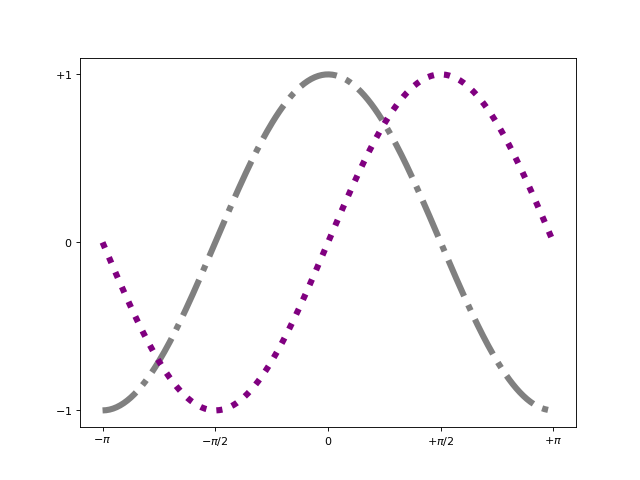

Reproduce this figure in Python.
import numpy as nupy
import matplotlib.pyplot as plt

# crear una figura de 8 x 6 puntos especificos (points),
# usando 100 puntos por pulgada (dpi)
plt.figure(figsize=(8,6), dpi=80)

# crear un subgráfica
plt.subplot(111)

# creamos un conjunto de datos de -PI a +PI
# entre esos dos tenemos 256 valores
X = nupy.linspace(-nupy.pi,nupy.pi,256,endpoint=True)

# creamos los valores de salida para las Funciones
# seno y coseno , con respecto a los valores de entrada
# de "X"

C, S = nupy.cos(X), nupy.sin(X)

# gráficamos la función coseno
# con los siguiente atributos

plt.plot(X, C, color="gray", linewidth=5.5, linestyle='-.')

# gráficamos la función seno
# con los siguiente atributos

#cambio de color
plt.plot(X, S, color="purple", linewidth=5.5, linestyle=':')

# limitamos el eje "x"
plt.xlim(X.min()*1.1, X.max()*1.1)

#limitamos el eje "y"
plt.ylim(C.min()*1.1, C.max()*1.1)

# definimos una marca de referencia para el eje
# "x" tanto inicial como final
plt.xticks([-nupy.pi, -nupy.pi/2, 0, nupy.pi/2, nupy.pi],
       [r'$-\pi$', r'$-\pi/2$', r'$0$', r'$+\pi/2$', r'$+\pi$'])

# definimos una marca de referencia para el eje
# "y" tanto inicial como final

plt.yticks([-1, 0, +1],
       [r'$-1$', r'$0$', r'$+1$'])
# guardar gráfica con calidad de
# 80 pixeles por pulgada
plt.savefig("matplotlib_test_5.png",dpi=80)

# mostramos la gráfica creada
plt.show()
